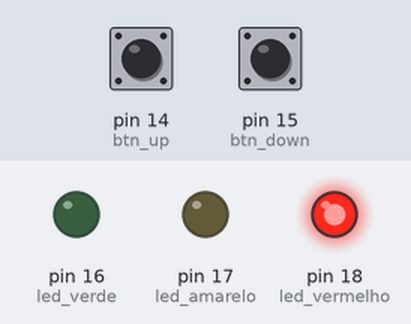
A program run on a simulated MicroPython board. On the bench: output pins drawn as LEDs (lit = HIGH). The inputs (shaded band) are chosen by the test bench; at power-on: pin 14 (btn_up) HIGH, pin 15 (btn_down) LOW. What the program prints to the serial console is not drawn.

Above: at 1.2 s.
1.3 s: pin 14 (btn_up) pulled LOW for 0.15 s
3.3 s: pin 15 (btn_down) pulled HIGH for 0.15 s
Timing chart, 0 to 6.3 s (numbered marks = the images above; inputs shaded):
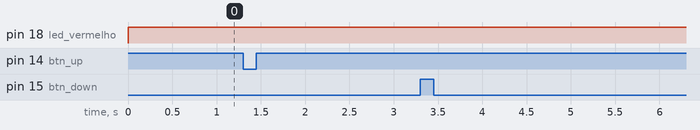

Measured:
- after the input at 1.3 s, every drawn part: stays the same
- after the input at 3.3 s, every drawn part: stays the same

The program:

monica_cotrim_manfrinato_codigo.py
```python
from machine import Pin
from utime import sleep

led_vermelho = Pin(18, Pin.OUT)
led_amarelo = Pin(17, Pin.OUT)
led_verde = Pin(16, Pin.OUT)

btn_down = Pin(15, Pin.IN)
btn_up = Pin(14, Pin.IN)

carga = 0
estado = 'parado'
ultimo_estado_down = 0
ultimo_estado_up = 1

while True:

    estado_atual_botao_down = btn_down.value()
    estado_atual_botao_up = btn_up.value()

    if estado_atual_botao_down == 1 and ultimo_estado_down == 0:
        estado = 'carregando'
        print('Carregador conectado! ')
        sleep(0.5)
        if carga < 100:
            carga = carga + 5
            print(f"Nível da Bateria: {carga}%")
            sleep(0.5)
    ultimo_estado_down = estado_atual_botao_down


    if estado_atual_botao_up == 0 and ultimo_estado_up == 1:
        estado = 'Descarregando'
        print('Motor Ligado - Consumindo Bateria')
        sleep(0.5)
        if carga <= 100:
            carga = carga - 5
            print(f"Nível da Bateria: {carga}%")
            sleep(0.5)
    ultimo_estado_up = estado_atual_botao_up


    #Verificação da carga e ascendendo os leds

    if carga < 20:
        led_vermelho.on()
        led_amarelo.off()
        led_verde.off()

    elif carga >= 20 and carga < 80:
        led_vermelho.off()
        led_amarelo.on()
        led_verde.off()

    elif carga >=80 and carga <=100:
        led_vermelho.off()
        led_amarelo.off()
        led_verde.on()
```
